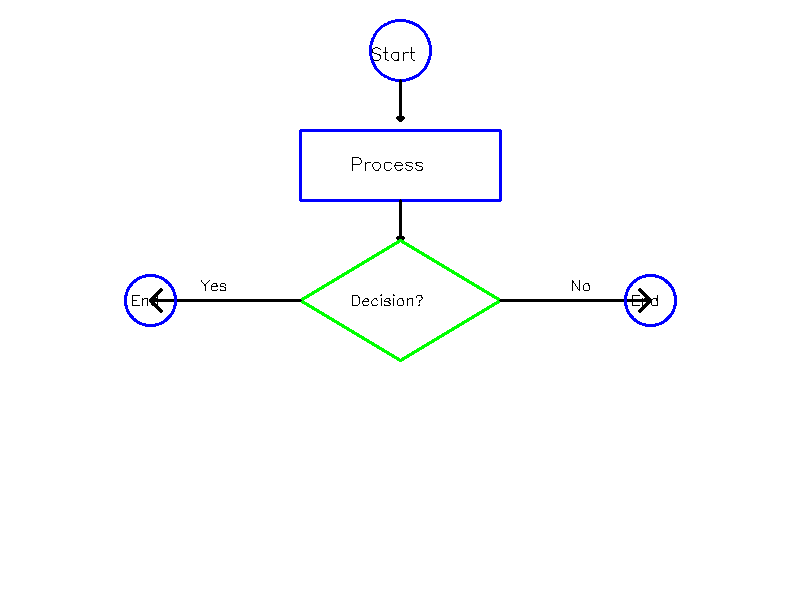
#> input picture backend/data/samples/flowchart.png, 800 x 600 px
$ python debug_cv.py   (older library calls are emulated)
#> lines starting #> are read from the running program, lines starting #| are printed output that depends on the picture; after the words box and inside, x2 and y2 are one past the last pixel; in counts of white or black regions, pixels touching at a corner belong together
#> in debug_pipeline, img is the input picture: shape (600, 800, 3); mean B, G, R 253.1, 252.2, 251.4
#| Original image shape: (600, 800, 3)
#| Resized image shape: (960, 1280, 3)
### backend/app/cv/preprocess.py
"""Image preprocessing module"""
import cv2
import numpy as np
from pathlib import Path
from skimage import restoration, filters


class PreprocessEngine:
    """Handles image preprocessing and normalization"""

    def __init__(self):
        """Initialize preprocessing engine"""
        self.default_resize = (1280, 960)

    # [17 lines left out: function load_image, not called in this run]

    def save_image(self, image, filepath):
        """Save image to file"""
        cv2.imwrite(str(filepath), image)

    # [15 lines left out: function resize_image, not called in this run]

    def convert_to_grayscale(self, image):
        """
        Convert image to grayscale.

        Args:
            image: Input image array

        Returns:
            Grayscale image array
        """
        if len(image.shape) == 3:
            return cv2.cvtColor(image, cv2.COLOR_BGR2GRAY)
        return image

    # [37 lines left out: functions apply_denoise, apply_clahe, apply_gaussian_blur, not called in this run]

    def apply_bilateral_filter(self, image):
        """Apply bilateral filter for edge-preserving smoothing"""
        return cv2.bilateralFilter(image, 9, 75, 75)

    # [83 lines left out: functions apply_adaptive_threshold, apply_threshold, apply_otsu_threshold, apply_morphological_ops, apply_edge_detection, not called in this run]

    def preprocess_for_detection(self, image):
        """
        Refined preprocessing pipeline:
        1. Grayscale conversion
        2. Gaussian blur (noise reduction) - Tuned for flowchart lines
        3. Adaptive thresholding (handles uneven lighting/scans)
        4. Morphological closing (joins broken lines) - Optimized kernel
        """
        # Convert to grayscale
        gray = self.convert_to_grayscale(image)

        # Apply Gaussian Blur to smooth noise (Tuned: 7x7 often better for hand-drawn/noisy scans)
        blurred = cv2.GaussianBlur(gray, (7, 7), 0)
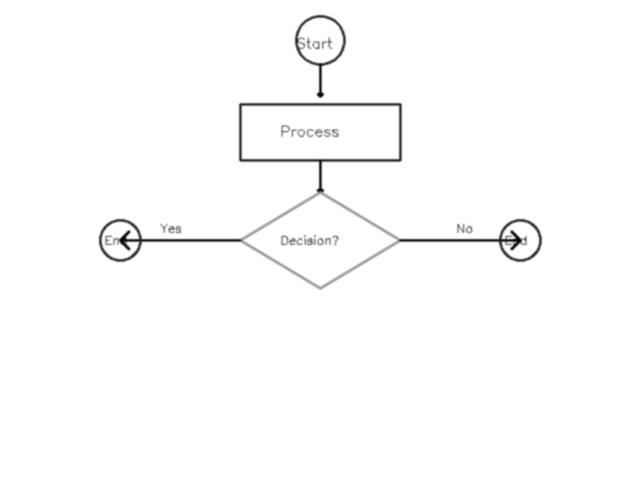
#> blurred: shape (960, 1280) (shown at 1/2 size); min 0, max 255, mean 252.1

        # Adaptive Thresholding (Inverted: shapes become white)
        # block_size = 11, constant = 5 (Subtracted constant increased to ignore more background noise)
        binary = cv2.adaptiveThreshold(
            blurred, 255, cv2.ADAPTIVE_THRESH_GAUSSIAN_C,
            cv2.THRESH_BINARY_INV, 11, 5
        )
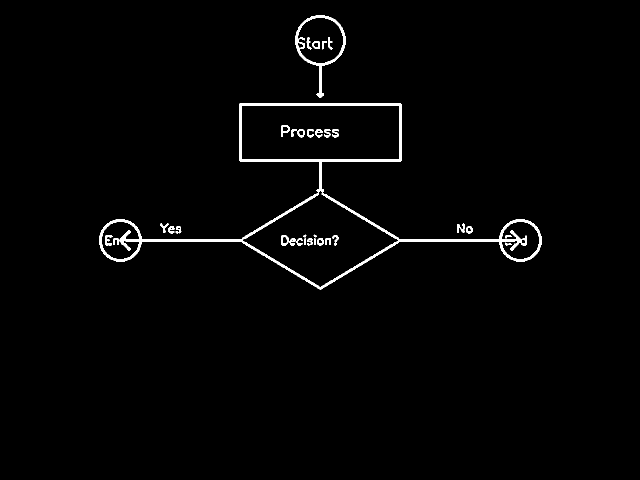
#> binary: shape (960, 1280) (shown at 1/2 size); 1.5% white; 34 white regions, largest, box (x1, y1, x2, y2) and area: (198, 386, 1083, 579) 8933, (478, 206, 803, 385) 4634, (590, 30, 691, 196) 1976

        # Morphological Closing to connect small gaps in contours/arrows
        # We use a slightly larger elliptical kernel (5x5) to heal more significant breaks
        kernel = cv2.getStructuringElement(cv2.MORPH_ELLIPSE, (5, 5))
        closed = cv2.morphologyEx(binary, cv2.MORPH_CLOSE, kernel)
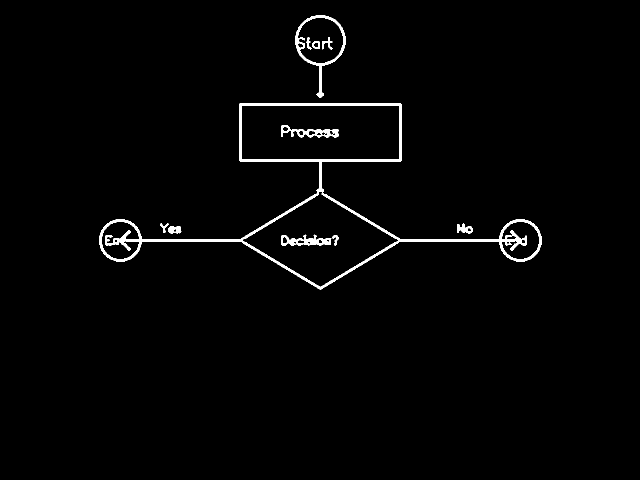
#> closed: shape (960, 1280) (shown at 1/2 size); 1.6% white; 12 white regions (1 under 20 px)

        return closed, gray, image

### backend/app/cv/node_detector.py
"""Node and shape detection module"""
import cv2
import numpy as np
from typing import List, Dict, Any


class NodeDetector:
    """Detects nodes and shapes in diagram images"""

    def __init__(self):
        """Initialize node detector"""
        self.node_counter = 0
        self.MIN_CONTOUR_AREA = 30  # Allow smaller labels
        self.MIN_BBOX_SIZE = 100    # Allow 10x10 small labels

    def detect(self, image) -> List[Dict[str, Any]]:
        """
        Detect all nodes/shapes in the image.
        Uses CCOMP hierarchy to only process external contours (avoiding holes).
        """
        nodes = []
        self.node_counter = 0

        # Check if image is valid
        if image is None or len(image.shape) != 2:
            return nodes

        # Find all contours (Baseline stage: maximizing robustness by over-detecting)
        res = cv2.findContours(image, cv2.RETR_LIST, cv2.CHAIN_APPROX_SIMPLE)

        # Handle OpenCV version difference in return values
        contours = res[0] if len(res) == 2 else res[1]

        for i, contour in enumerate(contours):
            # Pre-filter by area before full analysis
            if cv2.contourArea(contour) < self.MIN_CONTOUR_AREA:
                continue

            node = self._analyze_contour(contour)
            if node and self._is_valid_node(node):
                nodes.append(node)

        return nodes

    def _analyze_contour(self, contour) -> Dict[str, Any]:
        """
        Analyze a contour and extract node properties.
        """
        area = cv2.contourArea(contour)
        if area < self.MIN_CONTOUR_AREA:
            return None

        x, y, w, h = cv2.boundingRect(contour)
        if w < 5 or h < 5:
            return None

        perimeter = cv2.arcLength(contour, True)
        if perimeter == 0:
            return None

        circularity = 4 * np.pi * area / (perimeter ** 2)

        # Approximate shape
        epsilon = 0.02 * perimeter
        approx = cv2.approxPolyDP(contour, epsilon, True)

        # Classify shape
        shape_type = self._classify_shape(approx, circularity, w, h)

        hull = cv2.convexHull(contour)
        hull_area = cv2.contourArea(hull)
        solidity = area / hull_area if hull_area > 0 else 0

        self.node_counter += 1

        return {
            'id': f"node_{self.node_counter}",
            'type': shape_type,
            'bbox': {'x': int(x), 'y': int(y), 'w': int(w), 'h': int(h)},
            'center': {'x': int(x + w/2), 'y': int(y + h/2)},
            'area': float(area),
            'perimeter': float(perimeter),
            'circularity': float(circularity),
            'solidity': float(solidity),
            'vertices': len(approx),
            'aspect_ratio': float(w / h) if h > 0 else 0,
        }

    def _classify_shape(self, approx, circularity, w, h) -> str:
        vertices = len(approx)
        aspect_ratio = w / h if h > 0 else 0

        # High-circularity -> Circle
        if circularity > 0.85:
            return 'circle'

        # Medium-circularity + Aspect Ratio -> Oval
        if circularity > 0.6:
            return 'oval'

        # Quadrilaterals
        if vertices == 4:
            # Diamond usually has aspect ratio close to 1.0 in flowcharts
            if 0.8 < aspect_ratio < 1.2:
                return 'diamond'
            else:
                return 'rectangle'

        if vertices == 3: return 'triangle'
        if vertices >= 5: return 'polygon'

        return 'unknown'

    def _is_valid_node(self, node) -> bool:
        bbox = node['bbox']
        size = bbox['w'] * bbox['h']

        if size < self.MIN_BBOX_SIZE:
            return False

        aspect = node['aspect_ratio']
        if aspect < 0.1 or aspect > 10: # Refined aspect ratio limits
            return False

        return True

### debug_cv.py
import cv2
import numpy as np
from pathlib import Path
import sys
import os

# Add the backend directory to path
sys.path.append(os.path.join(os.getcwd(), 'backend'))

from app.cv.preprocess import PreprocessEngine
from app.cv.node_detector import NodeDetector

def debug_pipeline():
    engine = PreprocessEngine()
    detector = NodeDetector()

    img_path = Path("backend/data/samples/flowchart.png")
    if not img_path.exists():
        print(f"Error: {img_path} not found")
        return

    img = cv2.imread(str(img_path))
    print(f"Original image shape: {img.shape}")

    # Resize like main.py
    img_resized = cv2.resize(img, (1280, 960))
    print(f"Resized image shape: {img_resized.shape}")

    binary, gray, _ = engine.preprocess_for_detection(img_resized)

    white_pixels = np.count_nonzero(binary)
#> white_pixels = 19722
    print(f"Binary image white pixels: {white_pixels}/{binary.size}")
#| Binary image white pixels: 19722/1228800

    contours, _ = cv2.findContours(binary, cv2.RETR_TREE, cv2.CHAIN_APPROX_SIMPLE)
#> contours = 37 contours, 1 with area under 20; largest, box (x1, y1, x2, y2) and area: (198, 206, 1083, 579) 82770, (482, 210, 800, 320) 34143, (484, 382, 797, 575) 29306, (590, 30, 691, 196) 8185, (594, 34, 687, 128) 6462
    print(f"Number of contours found: {len(contours)}")
#| Number of contours found: 37

    large_contours = [c for c in contours if cv2.contourArea(c) > 50]
#> large_contours = 27 contours; largest, box (x1, y1, x2, y2) and area: (198, 206, 1083, 579) 82770, (482, 210, 800, 320) 34143, (484, 382, 797, 575) 29306, (590, 30, 691, 196) 8185, (594, 34, 687, 128) 6462
    print(f"Number of contours with area > 50: {len(large_contours)}")
#| Number of contours with area > 50: 27
    if large_contours:
        areas = [cv2.contourArea(c) for c in large_contours]
#> areas = 27 values, max 82770 at index 3, min 59.5 at index 4, mean 6416.1
        print(f"Top 5 areas: {sorted(areas, reverse=True)[:5]}")
#| Top 5 areas: [82770.0, 34143.0, 29305.5, 8185.0, 6462.0]

    nodes = detector.detect(binary)
#> in detect, `res = cv2.findContours(image, cv2.RETR_LIST, cv2.CHAIN_APPROX_SIMPLE)`: res has the same summary as contours in debug_pipeline
#> the loop in detect, `for i, contour in enumerate(contours):` made 37 passes
#> (area in _analyze_contour, x in _analyze_contour, y in _analyze_contour, w in _analyze_contour, h in _analyze_contour, perimeter in _analyze_contour, circularity in _analyze_contour, epsilon in _analyze_contour) on passes 4, 5, 10, 11, 12, 13, 16, 17, 18, 19, 20, 23: (84, 595, 479, 15, 9, 39.8, 0.666, 0.796), (59.5, 1042, 478, 10, 10, 29.56, 0.856, 0.591), (102.5, 565, 473, 10, 15, 39.56, 0.823, 0.791), (116.5, 1012, 470, 21, 10, 50.38, 0.577, 1.01), (85, 665, 471, 13, 20, 67.11, 0.237, 1.34), (1236.5, 562, 469, 100, 22, 309.2, 0.163, 6.18), (294, 337, 452, 26, 15, 75.94, 0.641, 1.52), (339.5, 914, 447, 31, 20, 117.5, 0.309, 2.35), (79.5, 320, 447, 17, 19, 68.53, 0.213, 1.37), (3777.5, 1002, 442, 78, 78, 475.1, 0.21, 9.5), (3871.5, 202, 442, 78, 78, 559.8, 0.155, 11.2), (61.5, 642, 263, 14, 9, 37.21, 0.558, 0.744)
#> (area in _analyze_contour, x in _analyze_contour, y in _analyze_contour, w in _analyze_contour, h in _analyze_contour, perimeter in _analyze_contour, circularity in _analyze_contour, epsilon in _analyze_contour) on passes 1, 7, 8, 14, 15, 22: (30, 1012, 482, 8, 7, 21.31, 0.83, 0.426), (47.5, 637, 478, 8, 10, 26.73, 0.836, 0.535), (30, 229, 478, 7, 8, 21.31, 0.83, 0.426), (34.5, 346, 457, 8, 8, 22.73, 0.839, 0.455), (48.5, 934, 455, 9, 9, 26.73, 0.853, 0.535), (42, 633, 265, 10, 7, 25.31, 0.824, 0.506)
#> after the loop in detect, `for i, contour in enumerate(contours):`: nodes = 27 items
#> nodes = 27 items
    print(f"Number of nodes detected: {len(nodes)}")
#| Number of nodes detected: 27

    # Save binary for inspection
    cv2.imwrite("debug_binary.png", binary)
    print("Saved debug_binary.png")

if __name__ == "__main__":
    debug_pipeline()

$ run again, with backend/data/samples/simple_boxes.png copied over backend/data/samples/flowchart.png
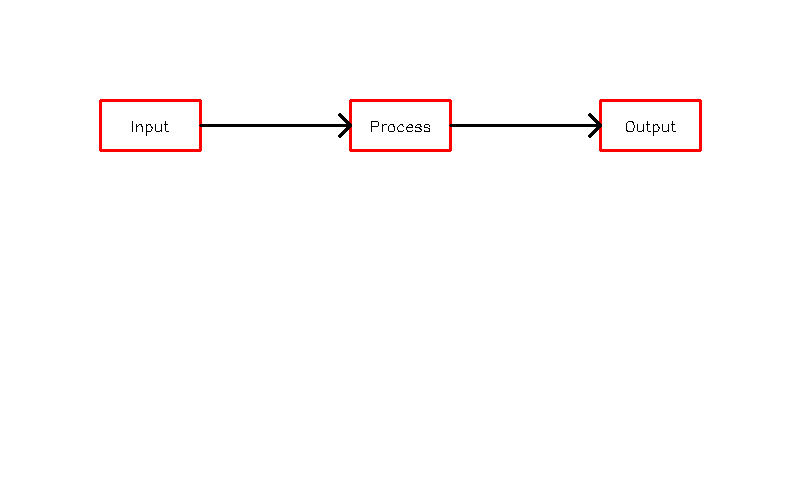
#> input picture backend/data/samples/simple_boxes.png, 800 x 500 px
#> in debug_pipeline, img is the input picture: shape (500, 800, 3); mean B, G, R 252.4, 252.4, 254
#| Original image shape: (500, 800, 3)
#> in debug_pipeline, `img_resized = cv2.resize(img, (1280, 960))`:
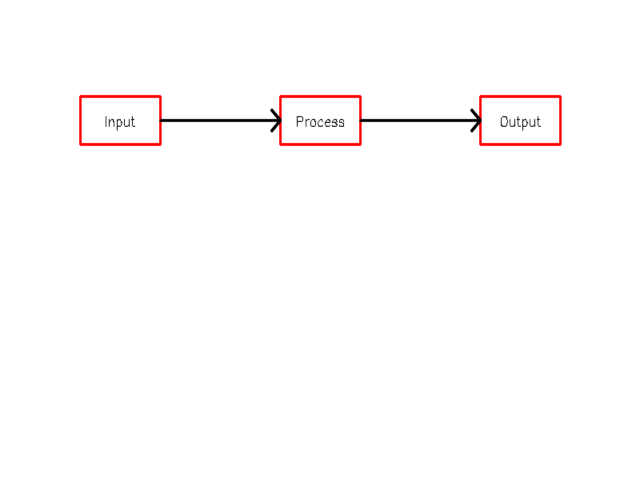
#> img_resized: shape (960, 1280, 3) (shown at 1/2 size); mean B, G, R 252.4, 252.4, 254
#| Resized image shape: (960, 1280, 3)
#> in preprocess_for_detection, `binary = cv2.adaptiveThreshold( blurred, 255, cv2.ADAPTIVE_THRESH_GAUS..`:
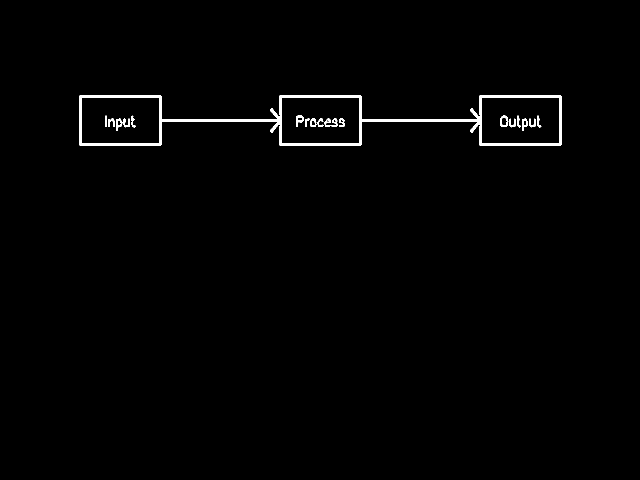
#> binary: shape (960, 1280) (shown at 1/2 size); 1.1% white; 19 white regions, largest, box (x1, y1, x2, y2) and area: (158, 190, 1123, 292) 11812, (1001, 231, 1017, 254) 178, (592, 231, 607, 254) 163
#> closed: shape (960, 1280); 1.2% white; 4 white regions
#> white_pixels = 14697
#| Binary image white pixels: 14697/1228800
#> in debug_pipeline, `contours, _ = cv2.findContours(binary, cv2.RETR_TREE, cv2.CHAIN_APPROX..`: contours = 15 contours; largest, box (x1, y1, x2, y2) and area: (158, 190, 1123, 292) 52536, (562, 194, 720, 288) 14227, (162, 194, 320, 288) 14227, (962, 194, 1120, 288) 14215, (592, 231, 689, 254) 1180
#| Number of contours found: 15
#> large_contours = 14 contours; largest, box (x1, y1, x2, y2) and area: (158, 190, 1123, 292) 52536, (562, 194, 720, 288) 14227, (162, 194, 320, 288) 14227, (962, 194, 1120, 288) 14215, (592, 231, 689, 254) 1180
#| Number of contours with area > 50: 14
#> areas = [52536, 14215, 1005.5, 139.5, 14227, 1179.5, 52, 102, 88.5, 64.5, 51, 14227, 693, 54]
#| Top 5 areas: [52536.0, 14227.0, 14227.0, 14215.0, 1179.5]
#> res has the same summary as contours in debug_pipeline
#> the loop in detect, `for i, contour in enumerate(contours):` made 15 passes
#> (area in _analyze_contour, x in _analyze_contour, y in _analyze_contour, w in _analyze_contour, h in _analyze_contour, perimeter in _analyze_contour, circularity in _analyze_contour, epsilon in _analyze_contour) on passes 2, 4, 7, 9, 10, 11: (102, 651, 244, 21, 8, 51.46, 0.484, 1.03), (88.5, 637, 241, 13, 11, 39.21, 0.723, 0.784), (139.5, 1003, 234, 11, 18, 46.38, 0.815, 0.928), (1005.5, 1001, 231, 82, 31, 337.2, 0.111, 6.74), (1179.5, 592, 231, 97, 23, 307.7, 0.157, 6.15), (693, 210, 231, 61, 31, 263, 0.126, 5.26)
#> after the loop in detect, `for i, contour in enumerate(contours):`: nodes = 10 items
#| Number of nodes detected: 10
